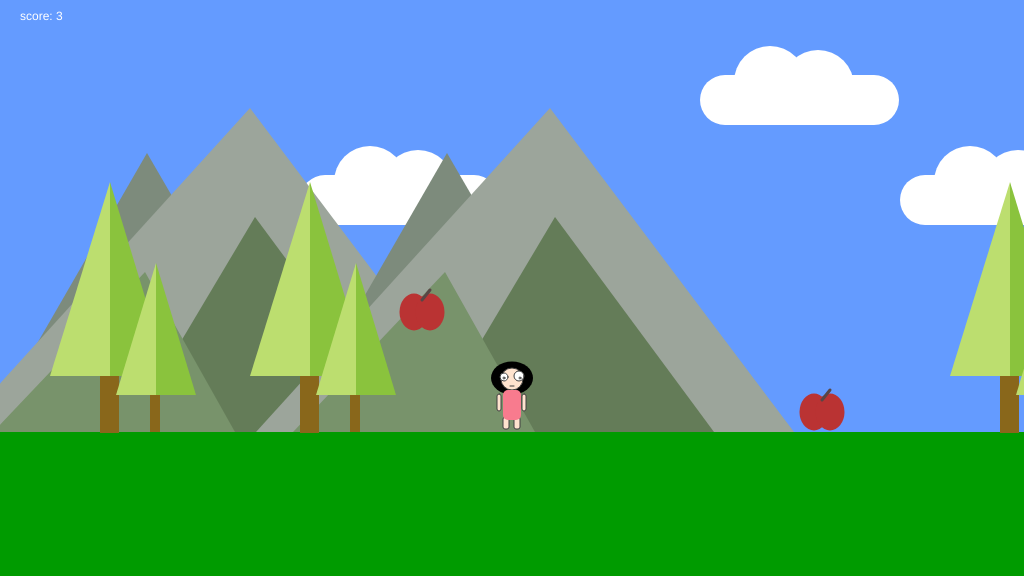
Frame 1 (no input)
Frame 60 (no input): identical to frame 1, image omitted
Frame 120 (the mouse pressed at the canvas centre since frame 60): identical to frame 1, image omitted

The p5.js sketch that drew this single still picture (run headless with seeded random() and noise() and a simulated clock; from frame 60 on, the mouse is pressed at the canvas centre):

// p5.js sketch
// ── sketch.js
/*

The Game Project 5 - Bring it all together

*/

var gameChar_x;
var gameChar_y;
var floorPos_y;
var scrollPos;
var gameChar_world_x;

var trees_x;
var collectables;
var clouds;
var mountains;
var canyons;

var game_score;
var flagpole;

var isLeft;
var isRight;
var isFalling;
var isPlummeting;

function setup() {
  createCanvas(1024, 576);
  floorPos_y = (height * 3) / 4;
  gameChar_x = width / 2;
  gameChar_y = floorPos_y;

  // Variable to control the background scrolling.
  scrollPos = 0;

  // Variable to store the real position of the gameChar in the game
  // world. Needed for collision detection.
  gameChar_world_x = gameChar_x - scrollPos;

  // Boolean variables to control the movement of the game character.
  isLeft = false;
  isRight = false;
  isFalling = false;
  isPlummeting = false;

  // Initialise arrays of scenery objects.
  trees_x = [100, 300, 1400, 1000];
  collectables = [
    { x_pos: 400, size: 48, y_pos: floorPos_y - 100, isFound: false },
    { x_pos: 800, size: 48, y_pos: floorPos_y, isFound: false },
    { x_pos: 1300, size: 48, y_pos: floorPos_y - 100, isFound: false }
  ];
  clouds = [
    { x_pos: 200, y_pos: 200 },
    { x_pos: 600, y_pos: 100 },
    { x_pos: 800, y_pos: 200 }
  ];
  mountains = [
    { x_pos: -400, y_pos: 100 },
    { x_pos: -100, y_pos: 100 },
    { x_pos: 1000, y_pos: 100 }
  ];
  canyons = [
    { x_pos: -200, width: 100 },
    { x_pos: 1100, width: 100 },
    { x_pos: 1500, width: 100 }
  ];
  game_score = 3;

  flagpole = {
    isReached: false, x_pos: 2000
  };
}

function draw() {
  background(100, 155, 255); // fill the sky blue

  noStroke();
  fill(0, 155, 0);
  rect(0, floorPos_y, width, height / 4); // draw some green ground

  push();
  translate(scrollPos, 0);

  // Draw clouds.
  drawClouds();

  // Draw mountains.
  drawMountains();

  // Draw trees.
  drawTrees();

  // Draw canyons.
  for (var i = 0; i < canyons.length; i++) {
    drawCanyon(canyons[i]);
    checkCanyon(canyons[i]);
  }

  // Draw collectable items.
  for (var i = 0; i < collectables.length; i++) {
    if (collectables[i].isFound == false) {
      drawCollectable(collectables[i]);
      checkCollectable(collectables[i]);
    }
  }

  renderFlagpole();
  checkPlayerDie();

  pop();
  // Draw game character.

  drawGameChar();

  fill(255);
  noStroke();
  text("score: " + game_score, 20, 20);


  // Logic to make the game character move or the background scroll.
  if (isLeft) {
    if (gameChar_x > width * 0.2) {
      gameChar_x -= 5;
    } else {
      scrollPos += 5;
    }
  }

  if (isRight) {
    if (gameChar_x < width * 0.8) {
      gameChar_x += 5;
    } else {
      scrollPos -= 5; // negative for moving against the background
    }
  }

  // Logic to make the game character rise and fall.
  if (isPlummeting == true && gameChar_y == floorPos_y) {
    gameChar_y = floorPos_y - 150;
  }
  if (isFalling == true) {
    gameChar_y += 5;
    
  }

  if (gameChar_y < floorPos_y) {
    isFalling = true;
  } else if (gameChar_y == floorPos_y) {
    isFalling = false;
  }
  
  if(flagpole.isReached == false){
    checkFlagpole();
  }

  
  

  // Update real position of gameChar for collision detection.
  gameChar_world_x = gameChar_x - scrollPos;
}

// ---------------------
// Key control functions
// ---------------------

function keyPressed() {
  console.log("press" + keyCode);
  console.log("press" + key);
  if (keyCode == 37) {
    isLeft = true;
  } else if (keyCode == 39) {
    isRight = true;
  }
  if (keyCode == 32) {
    isPlummeting = true;
    isFalling = false;
  }
}

function keyReleased() {
  console.log("release" + keyCode);
  console.log("release" + key);
  if (keyCode == 37) {
    isLeft = false;
  } else if (keyCode == 39) {
    isRight = false;
  }
  if (keyCode == 32) {
    isPlummeting = false;
    isFalling = true;
  }
}

// ------------------------------
// Game character render function
// ------------------------------

// Function to draw the game character.

function drawGameChar() {
  // draw game character
  strokeWeight(1);
  if (isLeft && isFalling) {
    // add your jumping-left code
    //hair
    fill(0);
    ellipse(gameChar_x + 2, gameChar_y - 54, 42, 33);
    //face
    fill(255, 227, 206);
    stroke(65);
    ellipse(gameChar_x, gameChar_y - 53, 22, 22);
    //eyes
    fill(255);
    stroke(65);
    ellipse(gameChar_x - 7, gameChar_y - 56, 10, 10);
    ellipse(gameChar_x - 8, gameChar_y - 54, 2, 2);
    //mouth
    line(gameChar_x - 6, gameChar_y - 46, gameChar_x - 2, gameChar_y - 46);
    //legs
    fill(255, 227, 206);
    stroke(65);
    strokeWeight(1);
    //left leg
    rect(gameChar_x - 8, gameChar_y - 22, 6, 12, 2);
    //right leg
    rect(gameChar_x + 2, gameChar_y - 22, 12, 6, 2);
    //arms
    fill(255, 227, 206);
    stroke(65);
    strokeWeight(1);
    //right arm
    rect(gameChar_x, gameChar_y - 38, 17, 4, 2);

    //body
    fill(248, 123, 142);
    noStroke();
    rect(gameChar_x - 8, gameChar_y - 42, 15, 24, 5);
    //arms
    fill(255, 227, 206);
    stroke(65);
    strokeWeight(1);
    //left arm
    rect(gameChar_x - 20, gameChar_y - 38, 17, 4, 2);
  } else if (isRight && isFalling) {
    // add your jumping-right code
    //hair
    fill(0);
    ellipse(gameChar_x - 2, gameChar_y - 54, 42, 33);
    //face
    fill(255, 227, 206);
    stroke(65);
    ellipse(gameChar_x, gameChar_y - 53, 22, 22);
    //eyes
    fill(255);
    stroke(65);
    ellipse(gameChar_x + 8, gameChar_y - 55, 8, 8);
    ellipse(gameChar_x + 8, gameChar_y - 54, 2, 2);
    //mouth
    line(gameChar_x + 6, gameChar_y - 46, gameChar_x + 2, gameChar_y - 46);
    //legs
    fill(255, 227, 206);
    stroke(65);
    strokeWeight(1);
    //left leg
    rect(gameChar_x - 15, gameChar_y - 22, 12, 6, 2);
    //right leg
    rect(gameChar_x, gameChar_y - 22, 6, 12, 2);
    //arms
    fill(255, 227, 206);
    stroke(65);
    strokeWeight(1);
    //left arm
    rect(gameChar_x - 20, gameChar_y - 38, 17, 4, 2);
    //body
    fill(248, 123, 142);
    noStroke();
    rect(gameChar_x - 8, gameChar_y - 42, 15, 24, 5, 2);
    //arms
    fill(255, 227, 206);
    stroke(65);
    strokeWeight(1);

    //right arm
    rect(gameChar_x, gameChar_y - 38, 17, 4, 2);
  } else if (isLeft) {
    // add your walking left code
    //hair
    fill(0);
    ellipse(gameChar_x + 2, gameChar_y - 54, 42, 33);
    //face
    fill(255, 227, 206);
    stroke(65);
    ellipse(gameChar_x, gameChar_y - 53, 22, 22);
    //eyes
    fill(255);
    stroke(65);
    ellipse(gameChar_x - 7, gameChar_y - 56, 10, 10);
    ellipse(gameChar_x - 8, gameChar_y - 54, 2, 2);
    //mouth
    line(gameChar_x - 6, gameChar_y - 46, gameChar_x - 2, gameChar_y - 46);
    //legs
    fill(255, 227, 206);
    stroke(65);
    strokeWeight(1);
    //left leg
    rect(gameChar_x - 8, gameChar_y - 15, 6, 12, 2);
    //right leg
    rect(gameChar_x, gameChar_y - 15, 6, 12, 2);
    //body
    fill(248, 123, 142);
    noStroke();
    rect(gameChar_x - 8, gameChar_y - 42, 15, 30, 5);
    //arms
    fill(255, 227, 206);
    stroke(65);
    strokeWeight(1);
    //left arm
    //right arm
    rect(gameChar_x, gameChar_y - 38, 4, 17, 2);
  } else if (isRight) {
    // add your walking right code
    //hair
    fill(0);
    ellipse(gameChar_x - 2, gameChar_y - 54, 42, 33);
    //face
    fill(255, 227, 206);
    stroke(65);
    ellipse(gameChar_x, gameChar_y - 53, 22, 22);
    //eyes
    fill(255);
    stroke(65);
    ellipse(gameChar_x + 8, gameChar_y - 55, 8, 8);
    ellipse(gameChar_x + 8, gameChar_y - 54, 2, 2);
    //mouth
    line(gameChar_x + 6, gameChar_y - 46, gameChar_x + 2, gameChar_y - 46);
    //legs
    fill(255, 227, 206);
    stroke(65);
    strokeWeight(1);
    //left leg
    rect(gameChar_x - 8, gameChar_y - 15, 6, 12, 2);
    //right leg
    rect(gameChar_x, gameChar_y - 15, 6, 12, 2);
    //body
    fill(248, 123, 142);
    noStroke();
    rect(gameChar_x - 8, gameChar_y - 42, 15, 30, 5);
    //arms
    fill(255, 227, 206);
    stroke(65);
    strokeWeight(1);
    //right arm
    rect(gameChar_x - 4, gameChar_y - 38, 4, 17, 2);
  } else if (isFalling || isPlummeting) {
    // add your jumping facing forwards code
    //hair
    fill(0);
    ellipse(gameChar_x, gameChar_y - 54, 42, 33);
    //face
    fill(255, 227, 206);
    stroke(65);
    ellipse(gameChar_x, gameChar_y - 53, 22, 22);
    //eyes
    fill(255);
    stroke(65);
    ellipse(gameChar_x - 8, gameChar_y - 55, 8, 8);
    ellipse(gameChar_x + 7, gameChar_y - 56, 10, 10);
    ellipse(gameChar_x - 8, gameChar_y - 54, 2, 2);
    ellipse(gameChar_x + 8, gameChar_y - 54, 2, 2);
    //mouth
    line(gameChar_x - 2, gameChar_y - 46, gameChar_x + 2, gameChar_y - 46);
    //arms
    fill(255, 227, 206);
    stroke(65);
    strokeWeight(1);
    //left arm
    rect(gameChar_x - 15, gameChar_y - 55, 4, 17, 2);
    //right arm
    rect(gameChar_x + 10, gameChar_y - 55, 4, 17, 2);
    //left leg
    rect(gameChar_x - 9, gameChar_y - 22, 6, 12, 2);
    //right leg
    rect(gameChar_x + 2, gameChar_y - 22, 6, 12, 2);
    //body
    fill(248, 123, 142);
    noStroke();
    rect(gameChar_x - 9, gameChar_y - 42, 18, 24, 5);
  } else {
    // add your standing front facing code

    //hair
    fill(0);
    ellipse(gameChar_x, gameChar_y - 54, 42, 33);
    //face
    fill(255, 227, 206);
    stroke(65);
    ellipse(gameChar_x, gameChar_y - 53, 22, 22);
    //eyes
    fill(255);
    stroke(65);
    ellipse(gameChar_x - 8, gameChar_y - 55, 8, 8);
    ellipse(gameChar_x + 7, gameChar_y - 56, 10, 10);
    ellipse(gameChar_x - 8, gameChar_y - 54, 2, 2);
    ellipse(gameChar_x + 8, gameChar_y - 54, 2, 2);
    //mouth
    line(gameChar_x - 2, gameChar_y - 46, gameChar_x + 2, gameChar_y - 46);
    //arms
    fill(255, 227, 206);
    stroke(65);
    strokeWeight(1);
    //left arm
    rect(gameChar_x - 15, gameChar_y - 38, 4, 17, 2);
    //right arm
    rect(gameChar_x + 10, gameChar_y - 38, 4, 17, 2);
    //left leg
    rect(gameChar_x - 9, gameChar_y - 15, 6, 12, 2);
    //right leg
    rect(gameChar_x + 2, gameChar_y - 15, 6, 12, 2);
    //body
    fill(248, 123, 142);
    noStroke();
    rect(gameChar_x - 9, gameChar_y - 42, 18, 30, 5);
  }
}

// ---------------------------
// Background render functions
// ---------------------------

// Function to draw cloud objects.
function drawClouds() {
  for (var i = 0; i < clouds.length; i++) {
    fill(255, 255, 255);
    rect(clouds[i].x_pos + 100, clouds[i].y_pos - 25, 199, 50, 25, 25, 25, 25);

    ellipse(clouds[i].x_pos + 170, clouds[i].y_pos - 18, 72, 72);
    ellipse(clouds[i].x_pos + 218, clouds[i].y_pos - 14, 72, 72);
  }
}

// Function to draw mountains objects.
function drawMountains() {
  for (var i = 0; i < mountains.length; i++) {
    fill(125, 139, 124);
    triangle(
      mountains[i].x_pos + 547,
      mountains[i].y_pos + 53,
      mountains[i].x_pos + 386,
      mountains[i].y_pos + 332,
      mountains[i].x_pos + 709,
      mountains[i].y_pos + 332
    );
    fill(156, 165, 155);
    triangle(
      mountains[i].x_pos + 650,
      mountains[i].y_pos + 8,
      mountains[i].x_pos + 356,
      mountains[i].y_pos + 332,
      mountains[i].x_pos + 894,
      mountains[i].y_pos + 332
    );
    fill(100, 124, 88);
    triangle(
      mountains[i].x_pos + 655,
      mountains[i].y_pos + 117,
      mountains[i].x_pos + 527,
      mountains[i].y_pos + 332,
      mountains[i].x_pos + 814,
      mountains[i].y_pos + 332
    );
    fill(120, 147, 107);
    triangle(
      mountains[i].x_pos + 545,
      mountains[i].y_pos + 172,
      mountains[i].x_pos + 393,
      mountains[i].y_pos + 332,
      mountains[i].x_pos + 635,
      mountains[i].y_pos + 332
    );
  }
}
// Function to draw trees objects.
function drawTrees() {
  for (var i = 0; i < trees_x.length; i++) {
    fill(137, 103, 27);
    rect(trees_x[i], floorPos_y - 86, 19, 87);
    fill(188, 222, 111);
    triangle(
      trees_x[i] + 10,
      floorPos_y - 250,
      trees_x[i] - 50,
      floorPos_y - 56,
      trees_x[i] + 10,
      floorPos_y - 56
    );
    fill(138, 195, 61);
    triangle(
      trees_x[i] + 10,
      floorPos_y - 250,
      trees_x[i] + 10,
      floorPos_y - 56,
      trees_x[i] + 69,
      floorPos_y - 56
    );
    fill(137, 103, 27);
    rect(trees_x[i] + 50, floorPos_y - 59, 10, 59);
    fill(188, 222, 111);
    triangle(
      trees_x[i] + 56,
      floorPos_y - 169,
      trees_x[i] + 56,
      floorPos_y - 37,
      trees_x[i] + 16,
      floorPos_y - 37
    );
    fill(138, 195, 61);
    triangle(
      trees_x[i] + 56,
      floorPos_y - 169,
      trees_x[i] + 96,
      floorPos_y - 37,
      trees_x[i] + 56,
      floorPos_y - 37
    );
  }
}

// ---------------------------------
// Canyon render and check functions
// ---------------------------------

// Function to draw canyon objects.

function drawCanyon(t_canyon) {
  fill(75, 80, 82);
  rect(t_canyon.x_pos, floorPos_y, t_canyon.width, floorPos_y);
  fill(168, 167, 186);
  triangle(
    t_canyon.x_pos + t_canyon.width / 6,
    floorPos_y + 40,
    t_canyon.x_pos,
    height,
    t_canyon.x_pos + t_canyon.width / 3,
    height
  );
  triangle(
    t_canyon.x_pos + t_canyon.width / 2,
    floorPos_y + 40,
    t_canyon.x_pos + t_canyon.width / 3,
    height,
    t_canyon.x_pos + (t_canyon.width / 3) * 2,
    height
  );
  triangle(
    t_canyon.x_pos + (t_canyon.width / 6) * 5,
    floorPos_y + 40,
    t_canyon.x_pos + (t_canyon.width / 3) * 2,
    height,
    t_canyon.x_pos + (t_canyon.width / 3) * 3,
    height
  );
}

// Function to check character is over a canyon.

function checkCanyon(t_canyon) {
  if (
    gameChar_world_x > t_canyon.x_pos &&
    gameChar_world_x < t_canyon.x_pos + t_canyon.width &&
    gameChar_y >= floorPos_y
  ) {
    isFalling = true;
  }
}

// ----------------------------------
// Collectable items render and check functions
// ----------------------------------

// Function to draw collectable objects.

function drawCollectable(t_collectable) {
  fill(186, 51, 51);
  noStroke();
  ellipse(
    t_collectable.x_pos + 14,
    t_collectable.y_pos - 20,
    t_collectable.size - 19,
    t_collectable.size - 11
  );
  ellipse(
    t_collectable.x_pos + 30,
    t_collectable.y_pos - 20,
    t_collectable.size - 19,
    t_collectable.size - 11
  );
  stroke(88, 70, 70);
  strokeWeight(3);

  line(
    t_collectable.x_pos + 30,
    t_collectable.y_pos - 42,
    t_collectable.x_pos + 22,
    t_collectable.y_pos - 32
  );
}

// Function to check character has collected an item.

function checkCollectable(t_collectable) {
  if (
    dist(
      gameChar_world_x,
      gameChar_y,
      t_collectable.x_pos + 10,
      t_collectable.y_pos
    ) < 30
  ) {
    t_collectable.isFound = true;
    game_score +=1;
  }
}

function renderFlagpole(){
  push();
  strokeWeight(5);
  stroke(100);
  line(flagpole.x_pos, floorPos_y,flagpole.x_pos, floorPos_y - 250,);
  fill(186, 51, 51);
  noStroke();

  if(flagpole.isReached){
    rect(flagpole.x_pos, floorPos_y - 250, 50, 50);
  }
  else{
    rect(flagpole.x_pos, floorPos_y - 50, 50, 50)
  };

  pop();
}

function checkFlagpole (){
var d = abs(gameChar_world_x - flagpole.x_pos);
if( d < 15){
  flagpole.isReached = true;
}
}

function checkPlayerDie(){
  if(gameChar_y == floorPos_y + 5){
    game_score -= 1
    }
  
  }
